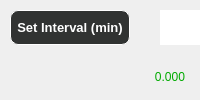
                            <widget class="QFrame" name="frame_95">
                             <property name="minimumSize">
                              <size>
                               <width>0</width>
                               <height>100</height>
                              </size>
                             </property>
                             <property name="frameShape">
                              <enum>QFrame::NoFrame</enum>
                             </property>
                             <property name="frameShadow">
                              <enum>QFrame::Raised</enum>
                             </property>
                             <layout class="QHBoxLayout" name="horizontalLayout_51">
                              <property name="spacing">
                               <number>0</number>
                              </property>
                              <property name="leftMargin">
                               <number>0</number>
                              </property>
                              <property name="topMargin">
                               <number>0</number>
                              </property>
                              <property name="rightMargin">
                               <number>0</number>
                              </property>
                              <property name="bottomMargin">
                               <number>0</number>
                              </property>
                              <item>
                               <widget class="QFrame" name="frame_110">
                                <property name="frameShape">
                                 <enum>QFrame::NoFrame</enum>
                                </property>
                                <property name="frameShadow">
                                 <enum>QFrame::Raised</enum>
                                </property>
                                <layout class="QVBoxLayout" name="verticalLayout_30">
                                 <property name="leftMargin">
                                  <number>0</number>
                                 </property>
                                 <property name="topMargin">
                                  <number>0</number>
                                 </property>
                                 <property name="rightMargin">
                                  <number>0</number>
                                 </property>
                                 <property name="bottomMargin">
                                  <number>0</number>
                                 </property>
                                 <item>
                                  <widget class="QFrame" name="frame_111">
                                   <property name="frameShape">
                                    <enum>QFrame::NoFrame</enum>
                                   </property>
                                   <property name="frameShadow">
                                    <enum>QFrame::Raised</enum>
                                   </property>
                                   <layout class="QHBoxLayout" name="horizontalLayout_49">
                                    <property name="spacing">
                                     <number>0</number>
                                    </property>
                                    <property name="leftMargin">
                                     <number>0</number>
                                    </property>
                                    <property name="topMargin">
                                     <number>0</number>
                                    </property>
                                    <property name="rightMargin">
                                     <number>0</number>
                                    </property>
                                    <property name="bottomMargin">
                                     <number>0</number>
                                    </property>
                                    <item>
                                     <widget class="QFrame" name="frame_112">
                                      <property name="minimumSize">
                                       <size>
                                        <width>140</width>
                                        <height>0</height>
                                       </size>
                                      </property>
                                      <property name="frameShape">
                                       <enum>QFrame::NoFrame</enum>
                                      </property>
                                      <property name="frameShadow">
                                       <enum>QFrame::Raised</enum>
                                      </property>
                                      <widget class="QPushButton" name="pushButton_timelapse_setInterval">
                                       <property name="geometry">
                                        <rect>
                                         <x>10</x>
                                         <y>10</y>
                                         <width>120</width>
                                         <height>35</height>
                                        </rect>
                                       </property>
                                       <property name="minimumSize">
                                        <size>
                                         <width>120</width>
                                         <height>35</height>
                                        </size>
                                       </property>
                                       <property name="maximumSize">
                                        <size>
                                         <width>120</width>
                                         <height>35</height>
                                        </size>
                                       </property>
                                       <property name="font">
                                        <font>
                                         <family>Segoe UI</family>
                                         <pointsize>10</pointsize>
                                         <weight>75</weight>
                                         <bold>true</bold>
                                        </font>
                                       </property>
                                       <property name="styleSheet">
                                        <string notr="true">QPushButton{
background-color: rgb(49, 51, 50);
border-radius:8px;
border-color: rgb(255,255, 255);
border-width : 1.2px;
border-style:inset;
color:rgb(255, 255, 255);

}
QPushButton::hover{
	background-color: rgba(255, 255, 255, 150);
}</string>
                                       </property>
                                       <property name="text">
                                        <string>Set Interval (min)</string>
                                       </property>
                                      </widget>
                                     </widget>
                                    </item>
                                    <item>
                                     <widget class="QFrame" name="frame_113">
                                      <property name="frameShape">
                                       <enum>QFrame::NoFrame</enum>
                                      </property>
                                      <property name="frameShadow">
                                       <enum>QFrame::Raised</enum>
                                      </property>
                                      <widget class="QLineEdit" name="lineEdit_timelapse_interval">
                                       <property name="geometry">
                                        <rect>
                                         <x>20</x>
                                         <y>10</y>
                                         <width>80</width>
                                         <height>35</height>
                                        </rect>
                                       </property>
                                       <property name="minimumSize">
                                        <size>
                                         <width>80</width>
                                         <height>35</height>
                                        </size>
                                       </property>
                                       <property name="maximumSize">
                                        <size>
                                         <width>80</width>
                                         <height>35</height>
                                        </size>
                                       </property>
                                       <property name="layoutDirection">
                                        <enum>Qt::LeftToRight</enum>
                                       </property>
                                       <property name="styleSheet">
                                        <string notr="true">font: 75 16pt &quot;Segoe UI&quot;;
color: rgb(255, 255, 255);

border-color: rgb(255,255, 255);
border-width : 1px;
border-style:inset;</string>
                                       </property>
                                       <property name="text">
                                        <string>0.000</string>
                                       </property>
                                       <property name="alignment">
                                        <set>Qt::AlignCenter</set>
                                       </property>
                                      </widget>
                                     </widget>
                                    </item>
                                   </layout>
                                  </widget>
                                 </item>
                                 <item>
                                  <widget class="QFrame" name="frame_114">
                                   <property name="frameShape">
                                    <enum>QFrame::NoFrame</enum>
                                   </property>
                                   <property name="frameShadow">
                                    <enum>QFrame::Raised</enum>
                                   </property>
                                   <layout class="QHBoxLayout" name="horizontalLayout_50">
                                    <property name="spacing">
                                     <number>0</number>
                                    </property>
                                    <property name="leftMargin">
                                     <number>0</number>
                                    </property>
                                    <property name="topMargin">
                                     <number>0</number>
                                    </property>
                                    <property name="rightMargin">
                                     <number>0</number>
                                    </property>
                                    <property name="bottomMargin">
                                     <number>0</number>
                                    </property>
                                    <item>
                                     <widget class="QFrame" name="frame_115">
                                      <property name="minimumSize">
                                       <size>
                                        <width>140</width>
                                        <height>0</height>
                                       </size>
                                      </property>
                                      <property name="frameShape">
                                       <enum>QFrame::NoFrame</enum>
                                      </property>
                                      <property name="frameShadow">
                                       <enum>QFrame::Raised</enum>
                                      </property>
                                     </widget>
                                    </item>
                                    <item>
                                     <widget class="QFrame" name="frame_116">
                                      <property name="frameShape">
                                       <enum>QFrame::NoFrame</enum>
                                      </property>
                                      <property name="frameShadow">
                                       <enum>QFrame::Raised</enum>
                                      </property>
                                      <layout class="QHBoxLayout" name="horizontalLayout_72">
                                       <item>
                                        <widget class="QLabel" name="label_timelapse_interval">
                                         <property name="styleSheet">
                                          <string notr="true">font: 75 16pt &quot;Segoe UI&quot;;
color: rgb(0, 170, 0);</string>
                                         </property>
                                         <property name="text">
                                          <string>0.000</string>
                                         </property>
                                         <property name="alignment">
                                          <set>Qt::AlignCenter</set>
                                         </property>
                                        </widget>
                                       </item>
                                      </layout>
                                     </widget>
                                    </item>
                                   </layout>
                                  </widget>
                                 </item>
                                </layout>
                               </widget>
                              </item>
                             </layout>
                            </widget>
